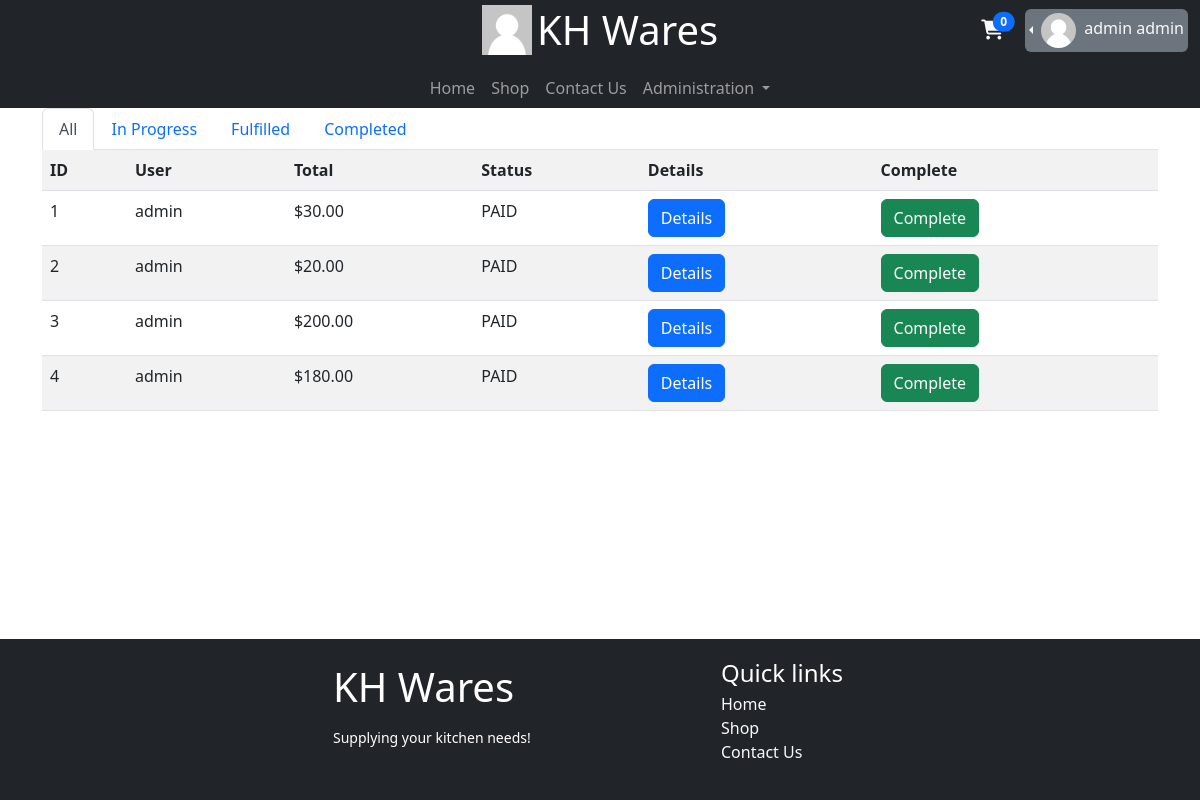
Page /admin/orders (signed in) on the earlier database version.
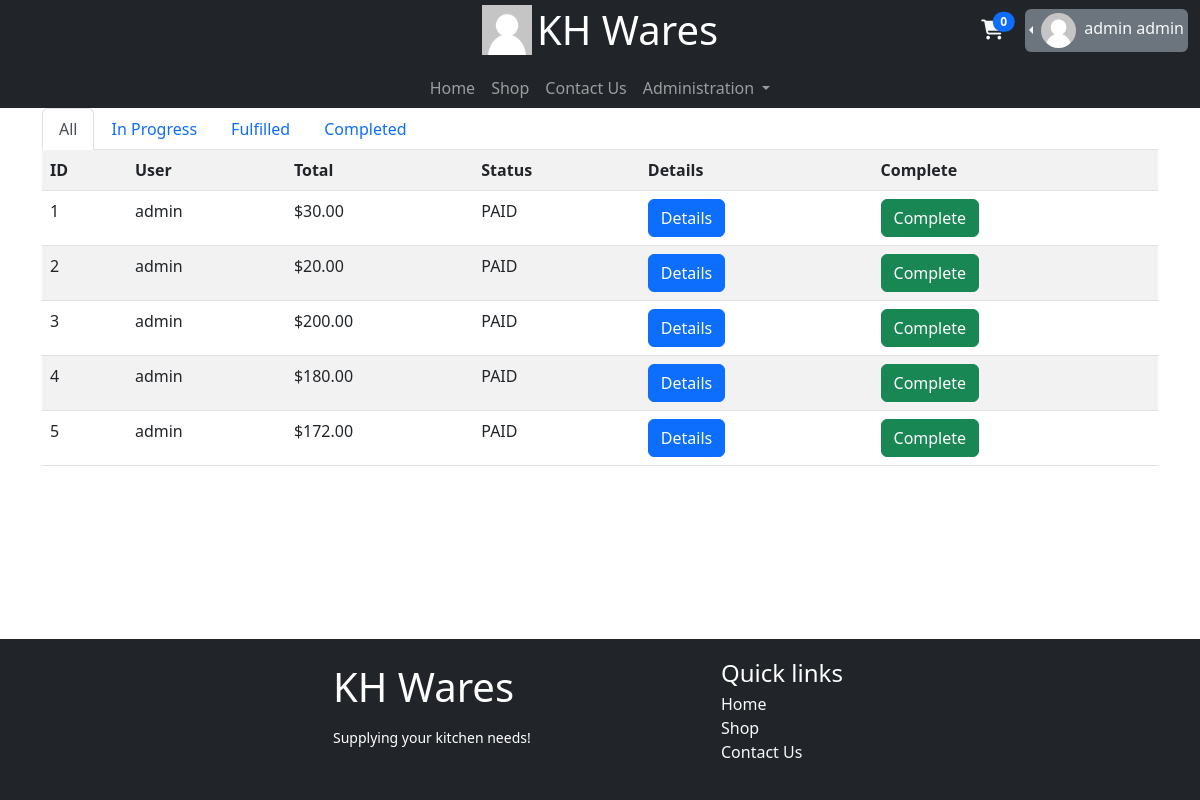
Same page on the later database version.
### database_models/UserDBModel.py (models this page shows, shortened)
class User(db.Model, UserMixin):
    id = db.Column(db.Integer, primary_key=True)
    username = db.Column(db.String, unique=True, nullable=False)
    email = db.Column(db.String, unique=True, nullable=False)
    password = db.Column(db.String, nullable=False)
    role = db.Column(db.Integer, default=0)  # 0 - User, 1 - Employee, 2 - Admin
    cart = db.relationship("Cart", backref="user", uselist=False)
    order = db.relationship("Order", backref="user")
    f_name = db.Column(db.String, nullable=False)
    l_name = db.Column(db.String, nullable=False)
    reset_token = db.Column(db.String)
    profile_pic = db.Column(db.String, default="default.png")
    date_created = db.Column(db.DateTime(), default=func.now())
    totp_secret = db.Column(db.String)

### database_models/OrderDBModel.py (models this page shows)
class Order(db.Model):
    id = db.Column(db.Integer, primary_key=True)
    user_id = db.Column(db.Integer,ForeignKey(User.id))
    total = db.Column(db.Float,default=0)
    token = db.Column(db.String)
    status = db.Column(db.String, default="PAID") # PAID, FULFILLED, COMPLETED
    order_items = db.relationship("Order_Item",backref="orders")
    discount = db.Column(db.Float,default=0)
    date_created = db.Column(db.DateTime(), default=func.now())

### helper_functions.py (the view)
    def wrapper(*args,**kwargs):
        if flask_login.current_user.role < 1:
            flash_error("Permission Denied")
            return redirect(url_for("index.index"))
        else:
            return function(*args,**kwargs)

### app.py (called while the page is built)
@login_manager.user_loader
def user_loader(id):
    user = User.query.filter_by(id=id).first()
    return user

### helper_functions.py (called while the page is built)
def admin_required(function):
    def wrapper(*args,**kwargs):
        if flask_login.current_user.role < 1:
            flash_error("Permission Denied")
            return redirect(url_for("index.index"))
        else:
            return function(*args,**kwargs)
    wrapper.__name__ = function.__name__
    return wrapper

### routes/orders.py (called while the page is built)
@blueprint.route("/admin/orders", defaults={'status':None})
@blueprint.route("/admin/orders/<status>/")
@flask_login.login_required
@helper_functions.admin_required
def admin_orders(status):
    if status == "ALL":
        status = None
    if status:
        orders = Order.query.filter_by(status=status.upper()).all()
    else:
        orders = Order.query.all()
        status = "all"
    return render_template("orders/admin_orders_all.html", orders=orders, status=status.upper())

### templates/orders/admin_orders_all.html (shortened to what this page needs)
{% extends 'base.html' %}
{% set active_page = "admin_order_all" %}
{% block main %}
<div class="container">
	<ul class="nav nav-tabs">
		<li class="nav-item">
			<a class="nav-link {{'active' if status in ('ALL',None) else '' }}" aria-current="page" href="{{ url_for('order.admin_orders') if status not in ('ALL',None) else '#' }}">All</a>
		</li>
		<li class="nav-item">
			<a class="nav-link {{'active' if status in ('PAID') else '' }}" href="{{ url_for('order.admin_orders', status='PAID') if status not in ('PAID') else '#' }}">In Progress</a>
		</li>
		<li class="nav-item">
			<a class="nav-link {{'active' if status in ('FULFILLED') else '' }}" href="{{ url_for('order.admin_orders', status='FULFILLED') if status not in ('FULFILLED') else '#' }}">Fulfilled</a>
		</li>
		<li class="nav-item">
			<a class="nav-link {{'active' if status in ('COMPLETED') else '' }}" href="{{ url_for('order.admin_orders', status='COMPLETED') if status not in ('COMPLETED') else '#' }}">Completed</a>
		</li>
	</ul>
	<table class="table table-striped order-table">
		<tr>
			<th>ID</th>
			<th>User</th>
			<th>Total</th>
			<th>Status</th>
			<th>Details</th>
			{% if status != "COMPLETED" %}
				<th>Complete</th>
			{% endif %}
		</tr>
		{% if orders | length > 0 %}
			{% for order in orders %}
				<tr id="order_{{ order.id }}" class="order-item">
					<td>{{ order.id }}</td>
					<td>{{ order.user.username }}</td>
					<td>{{ "$%.2f"|format(order.total - order.discount) }}</td>
					<td id="order_status_{{ order.id }}">{{ order.status }}</td>
					<td><a href="{{ url_for('order.admin_order_indiv',id=order.id, prev=[status]) }}" class="btn btn-primary">Details</a></td>
					{% if status != "COMPLETED" %}
						<td>
							<form id="form_{{ order.id }}" method="post">
								<button class="btn btn-success {{ 'disabled' if order.status == 'COMPLETED' else 'complete-button' }}" id="order_complete_{{ order.id }}" type="submit" value="{{ order.id }}">Complete</button>
							</form>
						</td>
					{% endif %}
				</tr>
			{% endfor %}
		{% else %}
			<tr>
				<td colspan="100%" class="text-center">There are no orders</td>
			</tr>
		{% endif %}
	</table>
</div>
{% endblock %}

### templates/base.html (shortened to what this page needs)
<!doctype html>
<html lang="en">
<head>
    <link rel="stylesheet" href="https://cdn.jsdelivr.net/npm/bootstrap-icons@1.10.3/font/bootstrap-icons.css">
    <link href="https://cdn.jsdelivr.net/npm/bootstrap@5.2.2/dist/css/bootstrap.min.css" rel="stylesheet">
    <link rel="stylesheet" href="{{ url_for('static',filename='css/loader.css') }}">
</head>
<body class="d-flex flex-column min-vh-100">
    {% include 'includes/navbar-2.html' %}
    <main>
        {% block main %}{% endblock %}
    </main>
    <footer class="mt-auto">{% include 'includes/footer.html' %}</footer>
</body>
</html>

### templates/includes/navbar-2.html (shortened to what this page needs)
<nav class="navbar navbar-expand-lg navbar-dark bg-dark py-0">
    <div class="container-fluid d-block">
        <div class="row justify-content-center">
                <a class="col-sm-12 col-md-12 col-lg-4 text-center offset-lg-4 navbar-brand" href="{{ '#' if active_page == 'index' else url_for('index.index') }}">
                    <img src="{{ url_for('static', filename='profiles/default.png') }}" alt="" width="50" height="50" class="d-inline" >
                    <h1 class="d-inline m-0 align-middle">KH Wares</h1>
                </a>
                <div class="col-auto ms-auto my-auto">
                    {% if not current_user.is_authenticated %}
                        <a href="{{ url_for('crud.login' )}}" class="btn btn-primary align-middle" role="button">Login</a>
                        <a href="{{ url_for('crud.signup' )}}" class="btn btn-secondary align-middle" role="button">Sign Up</a>
                    {% else %}
                        <div>
                            <div class="d-inline-block me-1">
                                <a href="{{ url_for('cart.read_cart') }}" class="btn">
                                    <span class="position-relative top-0 start-100 translate-middle badge rounded-pill bg-primary" id="cart_badge">{{ current_user.cart.cart_items | length }}</span>
                                    <i class="fa-solid fa-cart-shopping text-light fa-lg"></i>
                                </a>
                            </div>
                            <div class="dropstart bg-secondary text-light p-1 rounded mt-auto d-inline-block">
                                <div class="dropdown-toggle" role="button" id="dropdownMenuLink" data-bs-toggle="dropdown">
                                    <img  src="{{url_for('static', filename='profiles/' + current_user.profile_pic)}}" height="35px" width="35px" class="rounded-circle me-1">
                                    <span class="text-light d-lg-inline-block d-none">{{ current_user.f_name }} {{ current_user.l_name }}</span>
                                </div>
                            </div>
                        </div>
                    {% endif %}
                </div>
                <div class="row pe-0">
                </div>
        </div>
        <div class="row justify-content-center">
            <div class="col-4 text-center">
                <div class="collapse navbar-collapse" id="navbarSupportedContent">
                    <ul class="navbar-nav mx-auto mb-2 mb-lg-0">
                    <li class="nav-item">
                        <a class="nav-link {{ 'active' if active_page == 'index' else '' }}" aria-current="page" href="{{ '#' if active_page == 'index' else url_for('index.index') }}">Home</a>
                    </li>
                    <li class="nav-item">
                        <a class="nav-link {{ 'active' if active_page == 'Shop' else '' }}" href="{{ url_for('Store.displayitem' )}}">Shop</a>
                    </li>
                    <li class="nav-item">
                        <a class="nav-link {{ 'active' if active_page == 'contact' else '' }}" href="{{ url_for('contact.contact_us_page') }}">Contact Us</a>
                    </li>
                    {% if current_user.is_authenticated and current_user.role >=1 %}
                        <li class="nav-item dropdown">
                            <a class="nav-link dropdown-toggle {{ 'active' if active_page == 'admin' else '' }}" href="#" id="AdminNavbarDropdown" role="button" data-bs-toggle="dropdown" aria-expanded="false">
                                Administration
                            </a>
                        </li>
                    {% endif %}
                    </ul>
                </div>
            </div>
        </div>
    </div>
  </nav>

### templates/includes/footer.html
<div class="d-flex flex-column h-100">
    <footer class="w-100 py-2 flex-shrink-0 bg-dark">
        <div class="container py-2">
            <div class="row gy-4 gx-5 justify-content-center">
                <div class="col-lg-4 col-md-6 py-2">
                    <h5 class="h1 text-white pb-2">KH Wares</h5>
                    <p class="small text-white">Supplying your kitchen needs!</p>
                </div>
                <div class="col-lg-2 col-md-6 py-1">
                    <h4 class="text-white mb-1">Quick links</h4>
                    <ul class="list-unstyled text-muted">
                        <li><a href="{{ url_for('index.index') }}" class="link-light" style="text-decoration: None">Home</a></li>
                        <li><a href="{{ url_for('Store.displayitem') }}" class="link-light" style="text-decoration: None">Shop</a></li>
                        <li><a href="{{ url_for('contact.contact_us_page') }}" class="link-light" style="text-decoration: None">Contact Us</a></li>
                    </ul>
                </div>
            </div>
        </div>
    </footer>
</div>

Differences in the rows shown:
added Order: id "5", user.username "admin", order.total-order.discount "$172.00", status "PAID"
